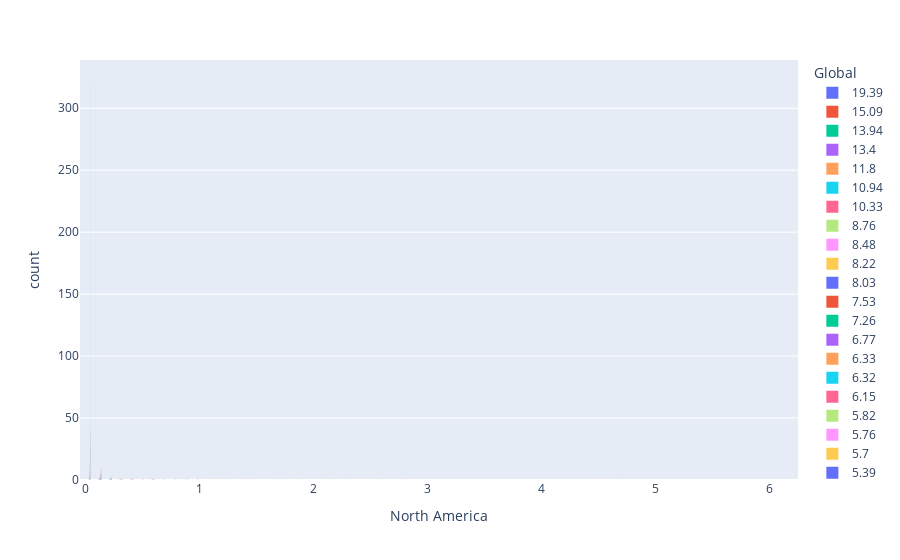

This figure's notebook cell:
### Code cell
px.histogram(dataset, x='North America', color='Global', barmode='group')
